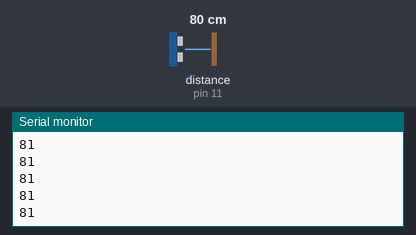
A sketch run on a simulated Arduino Uno, built with avr-gcc and run on an emulated ATmega328P. Parts: the last lines printed to the serial monitor. Inputs (shaded band) come from the test bench; at power-on: distance to the obstacle (sensor on pin 11) 80 cm. The echo pulse lasts 58.3 µs per cm.

Above: at 1.2 s.
1.3 s: distance to the obstacle (sensor on pin 11) set to 195 cm
At 1.35 s:
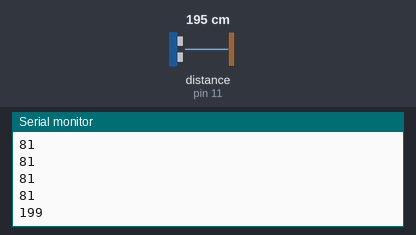
2.8 s: distance to the obstacle (sensor on pin 11) set to 206 cm
At 2.84 s:
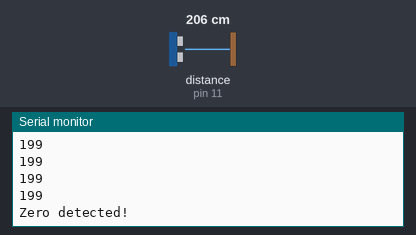

Measured:
- the behaviour switches between 200 and 201 cm on distance to the obstacle (sensor on pin 11) (found by bisection; images 1 and 2)
- after the input at 1.3 s, the serial monitor: prints a new line at once (image 1)
- after the input at 2.8 s, the serial monitor: prints a new line at once (image 2)

The sketch:

HC_SR04_new_ping_no_zero.ino
```cpp
#include <NewPing.h>

#define TRIGGER_PIN  12
#define ECHO_PIN     11
#define MAX_DISTANCE 200

NewPing sonar(TRIGGER_PIN, ECHO_PIN, MAX_DISTANCE);

void setup() {
  Serial.begin(9600);
}

void loop() {
  int value = sonar.ping_cm();

  if(value != 0){
    //Do something when value is non-zero
    Serial.println(value);
  }
  else{
    //Remember that zero means two things: Out of range or too close.
    Serial.println("Zero detected!");
  }

  delay(50);
}
```
